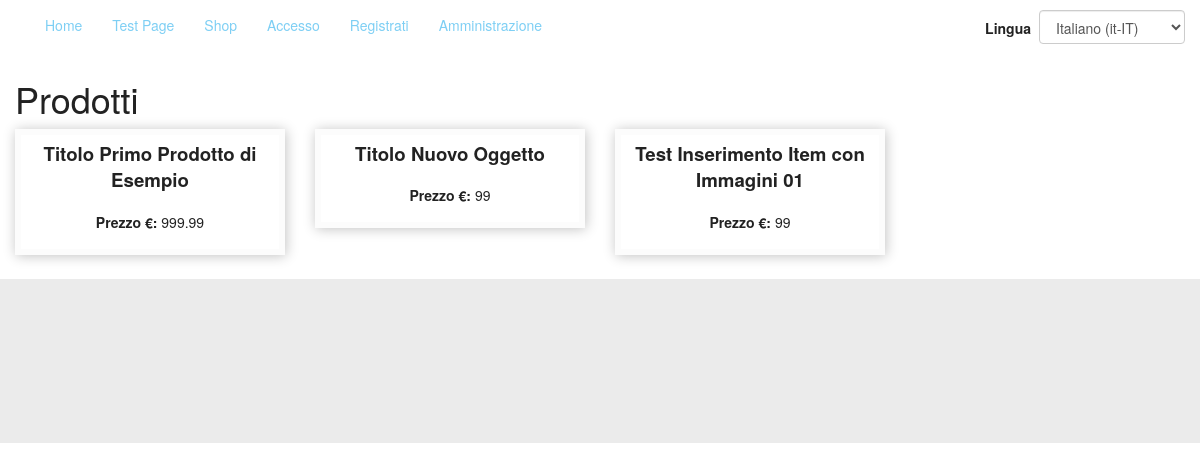
/Shop/showItems/1, run on the app's committed database.
### tables this page shows
CREATE TABLE `acms_menus` (
  `menu_id` int(11) NOT NULL,
  `menu_title` varchar(100) NOT NULL,
  `fk_lang_id` int(11) NOT NULL
);

CREATE TABLE `acms_menu_links` (
  `link_id` int(11) NOT NULL,
  `fk_menu_id` int(11) NOT NULL,
  `link_title` varchar(100) NOT NULL,
  `link_rel_uri` varchar(150) NOT NULL,
  `link_abs_uri` varchar(200) NOT NULL,
  `fk_lang_id` int(11) NOT NULL
);

CREATE TABLE `acms_shop_items` (
  `item_id` int(11) NOT NULL,
  `item_code` varchar(45) DEFAULT NULL,
  `fk_category_id` int(11) DEFAULT NULL,
  `fk_lang_id` int(11) NOT NULL,
  `item_status` tinyint(1) DEFAULT '0',
  `item_stock` int(11) DEFAULT NULL,
  `item_price` float DEFAULT NULL,
  `item_title` varchar(100) DEFAULT NULL,
  `item_weight` varchar(45) DEFAULT NULL,
  `item_colors` varchar(45) DEFAULT NULL,
  `item_short_desc` varchar(100) DEFAULT NULL,
  `item_long_desc` text,
  `item_meta_keywords` varchar(150) DEFAULT NULL,
  `item_meta_description` varchar(150) DEFAULT NULL
);

### controllers/Shop.php (called while the page is built, shortened)
<?php
class Shop extends Controller
{
    public function showItems($args)
    {
        $this->menus["main_menu"] = $this->getModel('MenuModel')->selectMenuDataById(1);
        $shop_model = $this->getModel('ShopModel');
        if( isset($args[0]) && is_numeric($args[0]) ){
            $this->items = $shop_model->getItemsByCategory($args[0], TRUE, Lang::$lang_id);
        }else{
            $this->items = $shop_model->getItems(Lang::$lang_id);
        }
        $this->getView('pages/page_default');
    }
}

### index.php (called while the page is built, shortened)
<?php
require_once(__DIR__.'/Config.php');
require_once(Config::$abs_path.'/libs/php/Database.php');
require_once(Config::$abs_path.'/controllers/Controller.php');
(new App());

### libs/php/Database.php (called while the page is built, shortened)
<?php
class Database
{
    public $mysqli;
    public $results;
    public function __construct()
    {
        $this->mysqli = new mysqli( Config::$db_host, Config::$db_user, Config::$db_pass, Config::$db_name);
    }
    public function queryExec($query='')
    {
        $_query = str_replace("#_", Config::$db_prefix, $query);
        if (!$this->results = $this->mysqli->query($_query)) {
            echo "<b>Database() say: </b>query problems<br>";
            echo "Query: " . $_query . "<br>";
            echo "Errno: " . $this->mysqli->errno . "<br>";
            echo "Error: " . $this->mysqli->error . "<br>";
            exit;
        }
        return $this->results;
    }
}

### models/MenuModel.php (called while the page is built)
<?php
class MenuModel extends Model
{
    public function selectMenuDataById($menu_id = 0)
    {
        $query =
            "SELECT * "
          . "FROM #_menus "
          . "LEFT JOIN #_menu_links ON #_menu_links.fk_menu_id = $menu_id "
          . "WHERE #_menus.menu_id = $menu_id";
        $this->results = $this->queryExec($query);
        $data = array();
        while ($obj = $this->results->fetch_object()){
            array_push($data, $obj);
        }
        return $data;
    }
}

### models/ShopModel.php (called while the page is built, shortened)
<?php
class ShopModel extends Model
{
    function getItemsByCategory($category_id, $status, $lang_id=NULL)
    {
        $query = "SELECT * FROM #_shop_items ";
        $query.= "LEFT JOIN #_shop_categories ON #_shop_categories.category_id = #_shop_items.fk_category_id ";
        $query.= "LEFT JOIN #_languages ON #_languages.lang_id = #_shop_items.fk_lang_id ";
        $query.= "WHERE #_shop_items.fk_category_id = '$category_id' ";
        if($lang_id!==NULL){
            $query .= "AND #_shop_items.fk_lang_id = '$lang_id' ";
        }
        if($status!==NULL){
            $query .= "AND #_shop_items.item_status = '$status' ";
        }
        $this->results = $this->queryExec($query);
        $data = array();
        while($item_obj = $this->results->fetch_object()){
            array_push($data, $item_obj);
        }
        if(!$this->results){
            return FALSE;
        }else{
            return $data;
        }
    }
}

### views/shop/items.php (the view, shortened to what this page needs)
<div class="items">
    <h1><?=Lang::$products?></h1>
    <div class="items_list">
        <div class="row">
        <?php if(count($this->items) > 0):?>
            <?php foreach($this->items as $curr_item):?>
                <div class="col-xs-12 col-sm-6 col-md-4 col-lg-3 current_item_wrapper">
                    <div class="current_item">
                        <a href="<?=Config::$web_path?>/Shop/showItem/<?=$curr_item->item_id;?>">
                            <div class="current_item_title">
                                <?=$curr_item->item_title;?>
                            </div>
                            <div class="current_item_price">
                                <label><?=Lang::$item_price?>: </label>
                                <?=$curr_item->item_price;?>
                            </div>
                        </a>
                    </div>
                </div>
            <?php endforeach;?>
        <?php endif;?>
        </div>
    </div>
</div>

### views/nav/main_menu.php
<div class="main_menu">
    <div class="main_menu_wrapper">
        <?php if(isset($this->menus["main_menu"])): ?>
                <div id="navbar" class="navbar-collapse collapse">
                    <ul class="nav navbar-nav">
                    <?php foreach($this->menus["main_menu"] as $menu_link): ?>
                        <?php
                            $uri = Config::$web_path;
                            if(isset($menu_link->link_rel_uri)){
                                $uri.=$menu_link->link_rel_uri;
                            }else if(isset($menu_link->link_abs_uri)){
                                $uri.=$menu_link->link_abs_uri;
                            }
                        ?>
                        <li>
                            <a
                                href = "<?=$uri?>"
                                target = "_self"
                                title= "<?=$menu_link->link_title?>"
                                alt  = "<?=$menu_link->link_title?>"
                            >
                                <?=$menu_link->link_title?>
                            </a>
                        </li>
                    <?php endforeach; ?>
                    </ul>
                    <ul class="nav navbar-nav navbar-right">
                        <li>
                            <label style="margin: 18px 8px auto 8px;">
                                Lingua
                            </label>
                        </li>
                        <li>
                            <p>
                                <?php include(__DIR__ . '/lang_menu.php');?>
                            </p>
                        </li>
                    </ul>
                </div>
        <?php endif;?>
    </div>
</div>

### css/app_style.css (style rules this page uses)
a, a:hover, a:focus, a:visited { text-decoration: none; }

### themes/default/css/theme.css (style rules this page uses)
html, body { color: #222; }
a { color: #7ecff4; }

### themes/default/css/theme_shop.css (style rules this page uses)
.items .current_item { width: 100%; border: 6px solid #fcfcfc; box-shadow: 1px 1px 12px #c2c2c2; }
.items .current_item a { text-decoration: none; color: #222; }
.items .current_item_title { padding: 6px 3px 6px 3px; font-size: 14pt; font-weight: bold; text-align: center; }
.items .current_item_price { padding: 12px 3px 12px 3px; text-align: center; }

### data on the page
acms_menus: acms_menu_links.link_title "Home", acms_menu_links.link_title "Test Page", acms_menu_links.link_title "Shop", acms_menu_links.link_title "Accesso", acms_menu_links.link_title "Registrati", acms_menu_links.link_title "Amministrazione"
acms_shop_items: item_title "Titolo Primo Prodotto di Esempio", item_price "999.99"
acms_shop_items: item_title "Titolo Nuovo Oggetto", item_price "99"
acms_shop_items: item_title "Test Inserimento Item con Immagini 01", item_price "99"

### other printed values
Lang::$products "Prodotti"
